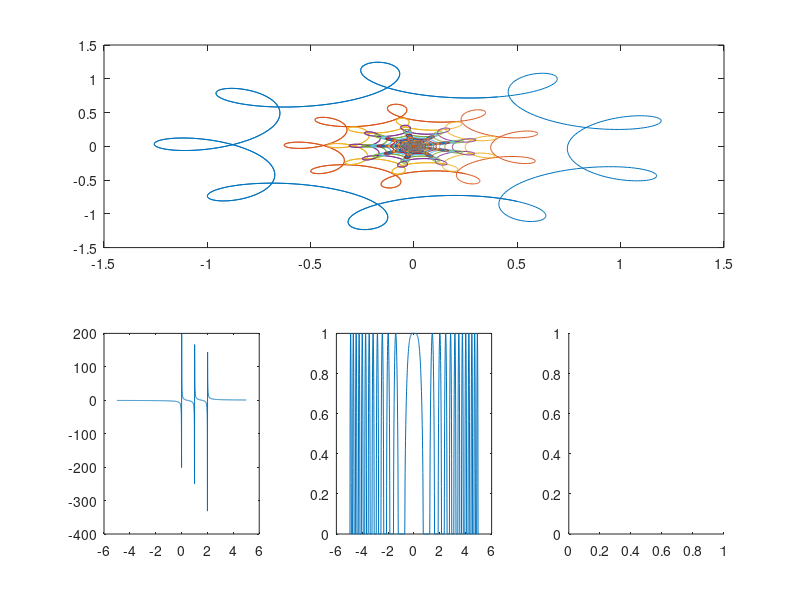

This chart was generated by the following MATLAB code: (Note: this script raises an error after producing the figure.)
figure("Name", "Graphics", "NumberTitle", "off");
a = 1 / 4; b = 1 / 16; m = 8; n = 8; t = -5:0.01:5;
x = cos(t) - a * cos(m * t) + b * sin(n * t);
y = sin(t) + a * sin(m * t) + b * cos(n * t);
subplot(2, 3, [1 3]);
for k = 1:100
    plot(x / k, y / k);
    hold on;
end
subplot(2, 3, 4);
x = linspace(-5, 5, 1000);
y = 1 ./ x + 1 ./ (x - 1) + 1 ./ (x - 2);
plot(x, y);
subplot(2, 3, 5);
y = sqrt(cos(pi * x.^2));
plot(x, y);
subplot(2, 3, 6);
phi = -pi:0.01:pi;
a = 1; n = 4;
x = a + abs(cos(n * phi));
polarplot(x, phi);


